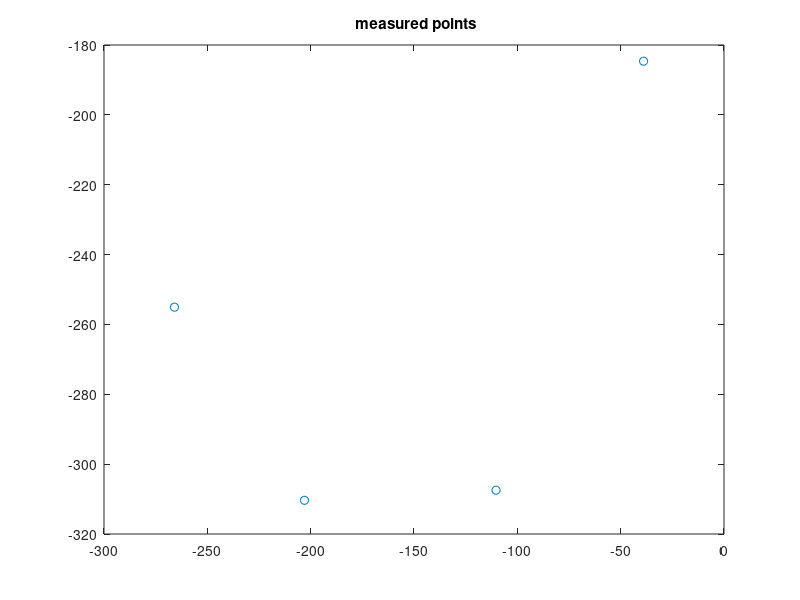

MATLAB code for this plot: (Note: this script raises an error after producing the figure.)
%% For X (platform+kistler+cable)
mx = 9.241410334340282e-004;
cx = 0.001651705312519;

%% For Y (platform+kistler+cable)
cy = 0.001046707328795;
my = 5.572114462326005e-004;
% 
% %% Al platform only
% mx = 7.950913801404835e-004;
% cx = 0.001331957704959;
% my=2.721567156741477e-004;
% cy=0.001005491797519;

%% Circle
x=[-38.925; -110.306; -202.993; -265.909];
y=[-184.627; -307.463; -310.349; -255.060];
plot(x,y,'o'), title(' measured points');
[xc,yc,Re,a] = circfit(x,y);
th = linspace(0,2*pi,20)';
xe = Re*cos(th)+xc; ye = Re*sin(th)+yc;
plot(x,y,'o',[xe;xe(1)],[ye;ye(1)],'-.'),
title(' measured and fitted circles')
legend('measured','fitted')
text(xc,yc,sprintf('center (%g , %g );  R=%g',xc,yc,Re))
xlabel x, ylabel y 
axis equal

%% Other parameters
omegad=0.8;
alphad=0.4;
Ts=0.001;
%% Generate trajectory
center=[xc;yc];
rad=Re+0.8;
kNorm=1*10^-1;
rNormal=109.08;
[circX, circY, circXd,circYd, circXdd, circYdd]=genCircle(center,rad,Ts,omegad,alphad);
% circX=fliplr(circX);
% circY=fliplr(circY);
% circXd=fliplr(circXd);
% circYd=fliplr(circYd);
% circXdd=fliplr(circXdd);
% circYdd=fliplr(circYdd);
factor=1;
circX=circX(1:floor(length(circX)/factor));
circY=circY(1:floor(length(circY)/factor));
circXd=circXd(1:floor(length(circX)/factor));
circYd=circYd(1:floor(length(circY)/factor));
circXdd=circXdd(1:floor(length(circX)/factor));
circYdd=circYdd(1:floor(length(circY)/factor));
theta=atan2(circY,circX);
figure(2);
plot(theta);

r0=rad;
Kp=[8 0; 0 7]*10^-2;
Kd=[5 0;0 5]*10^-4;
M=[mx 0; 0 my];
Minv=inv(M);
Ks=[7 0;0 0.7]*10^-2;
Wcut = 150; bLP  = exp(-Wcut*2*pi*Ts);
slbuild('positionControlSlidingCircle');
